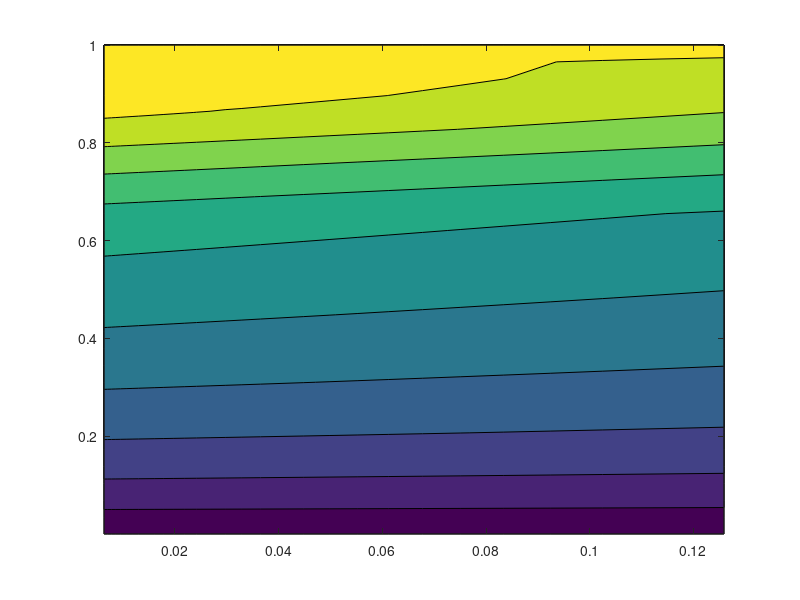
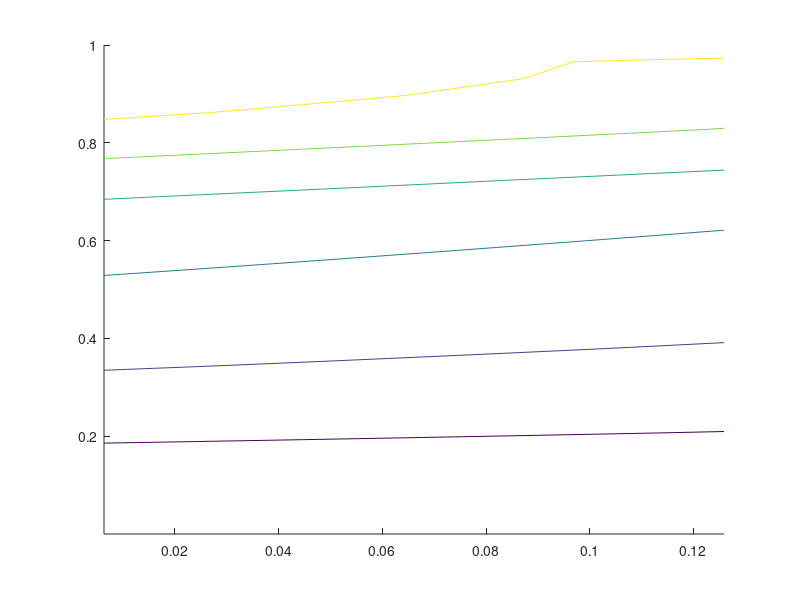

The MATLAB source for these figures, in order: (Note: this script raises an error after producing the figures.)
clear all;
close all;


data_py = load('data-py-sig10');
data_as = load('data-as-sig10');

tmsv = zeros(30, 30);
sb = zeros(30, 30);
for i = 1:30
    for j = 1:30
        tmsv(i,j) = data_py.data(1,i,j);
        sb(i,j) = data_py.data(2,i,j);
    end
end


as = data_as.results;


ts = linspace(0.0001, 1, 30);
es = logspace(-2.2, -0.9, 30);



mask = as > sb;

top = sb;
top(mask) = as(mask);

color_mask = zeros(30, 30);
color_mask(mask) = 1;
color_mask(~mask) =  0;
color_mask(as < 0.5) = -1;



figure 
contourf(es, ts, top);



figure; hAxes = gca;

hold on
set(gca,'FontSize',10)

[C,h] = contour(es, ts, top, 'LevelList', [0.6, 0.65, 0.7, 0.75, 0.8, 0.85], 'EdgeColor', 'k');   
% clabel(C,h)
contP = get(h,'Parent');

% set(findobj(gca,'Type','patch','UserData',2),'EdgeColor',[0 0 0])

X = contP.XLim;
Y = contP.YLim;

% ax1.Visible = 'off';
colormap('hot')

% mnew = imresize(color_mask,30,'bilinear');


img = imagesc(color_mask,'XData',X,'YData',Y);


colormap( hAxes , [1 0 0; 0 0 1 ;0 1 0] );
img.AlphaData = 0.2;


% [C,h] = contour(ts, es, top);   
clabel(C,h,'FontSize', 10);


set(gca, 'XScale', 'log');
xlim([es(1), es(end)]);

ylabel('$T$', 'Interpreter', 'latex');
xlabel('$\epsilon$', 'Interpreter', 'latex');



% text markers 
txt_sat1 = ('s1');
txt_sat2 = ('s2');
txt_sat3 = ('s3');
txt_sat4 = ('s4');

txt_fib11 = ('f11');
txt_fib12 = ('f12');
txt_fib13 = ('f13');
txt_fib14 = ('f14');

txt_fib21 = ('f21');
txt_fib22 = ('f22');
txt_fib23 = ('f23');
txt_fib24 = ('f24');

text(0.008, .158, txt_fib11);
text(0.008, .0631, txt_fib12);
text(0.026, .158, txt_fib13);
text(0.026, .0631, txt_fib14);

text(0.01, .0251, txt_fib21);
text(0.01, .004, txt_fib22);
text(0.028, .0251, txt_fib23);
text(0.028, .004, txt_fib24);

text(0.0135, .063, txt_sat1);
text(0.0135, .01, txt_sat2);
text(0.0144, .063, txt_sat3);
text(0.0144, .01, txt_sat4);
